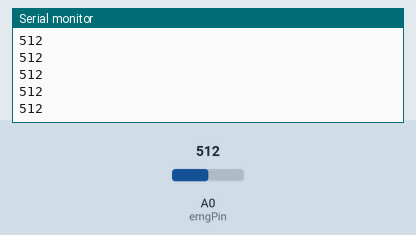
A sketch run on a simulated Arduino Uno, built with avr-gcc and run on an emulated ATmega328P. On the bench: the last lines printed to the serial monitor. Inputs (shaded band) come from the test bench; at power-on: A0 (emgPin) = 512.

Above: at 1.2 s.
1.3 s: A0 (emgPin) set to 716
At 2.4 s:
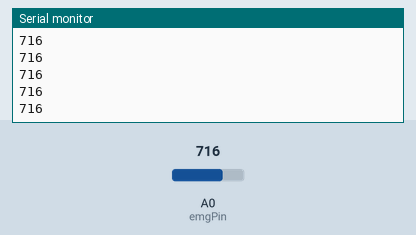
2.8 s: A0 (emgPin) set to 900
At 3.7 s:
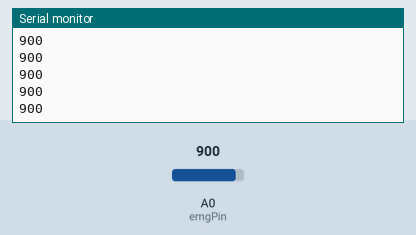
Timing chart, 0 to 5.8 s (numbered marks = the images above; inputs shaded):
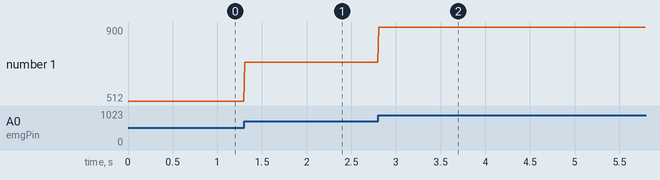

The sketch:

program2.ino
```cpp
// Deklarasi pin yang akan digunakan
const int emgPin = A0;  // Pin analog untuk sensor EMG

// Variabel untuk menyimpan nilai sensor EMG
int emgValue = 0;

void setup() {
  // Mulai koneksi serial
  Serial.begin(9600);
}

void loop() {
  // Baca nilai dari sensor EMG
  emgValue = analogRead(emgPin);

  // Kirim nilai sensor EMG ke komputer melalui koneksi serial
  Serial.println(emgValue);

  // Tunggu sebentar sebelum membaca sensor lagi
  delay(10);
}
```

Measured:
- after the input at 1.3 s, the serial monitor: prints a new line at once (image 1)
- after the input at 2.8 s, the serial monitor: prints a new line at once (image 2)
- plotted number 1: 512 → 716 after the input at 1.3 s, 716 → 900 after the input at 2.8 s
